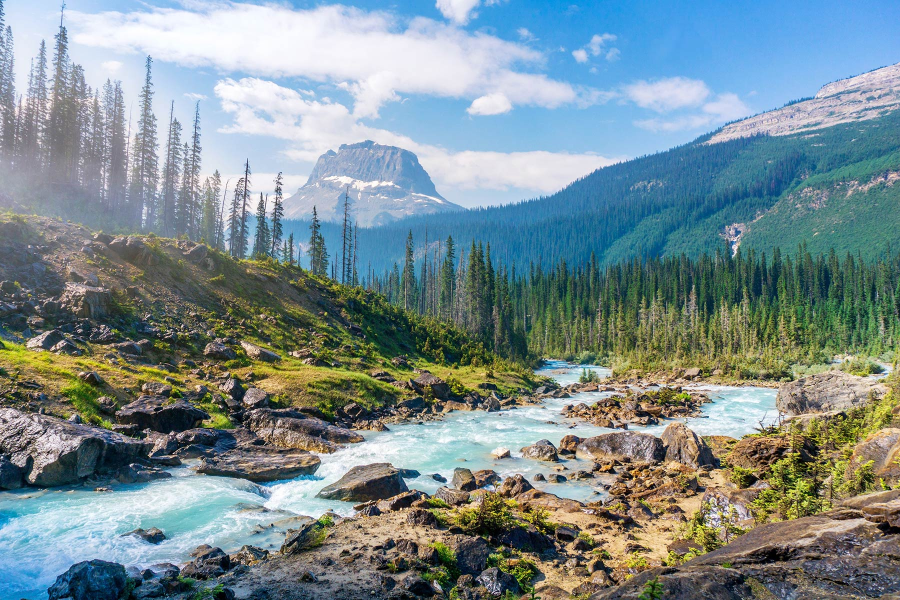
#> input picture nature.png, 1800 x 1200 px, found by its file name (shown at 1/2 size)
$ jupyter execute --allow-errors 'Arithmetic Operation.ipynb'
#> lines starting #> are read from the running program, lines starting #| are printed output that depends on the picture
Arithmetic Operation

[cell 1]
import numpy as np
import matplotlib.pyplot as plt
from PIL import Image

[cell 2]
image1 = Image.open('Images/nature.png').convert('L')
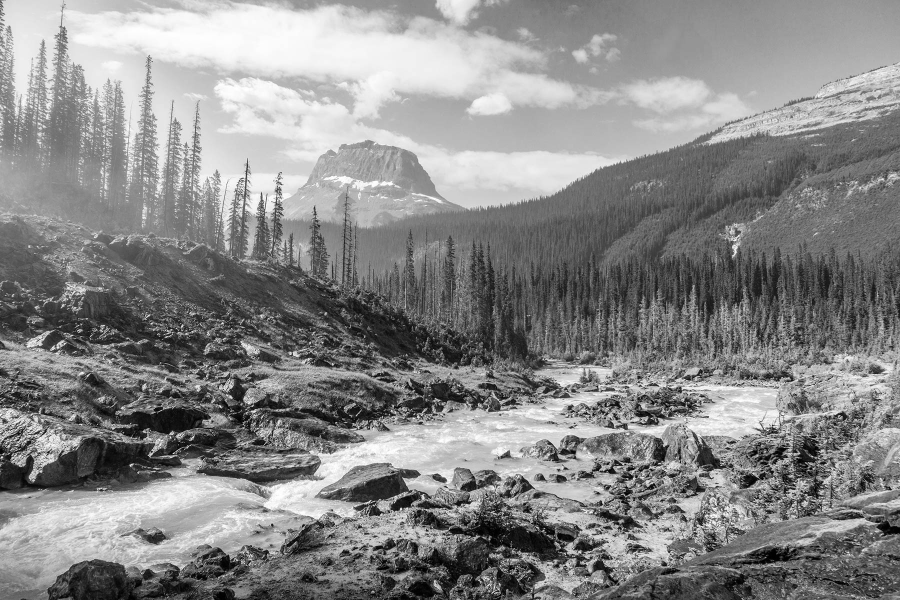
#> image1: PIL image 1800x1200 L (shown at 1/2 size); min 0, max 255, mean 136.4
image2 = Image.open('Images/himel.JPG').convert('L')
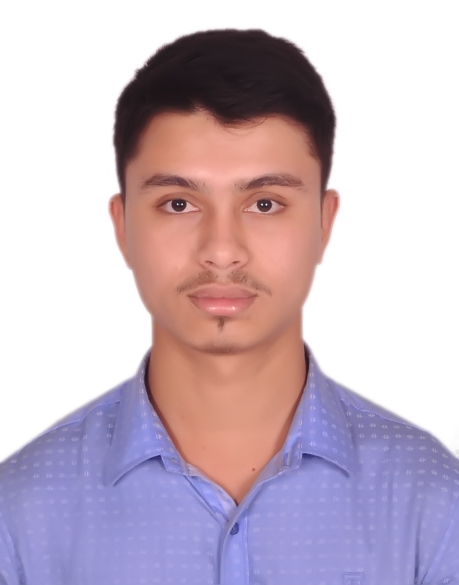
#> input picture himel.JPG, 459 x 585 px, found by its file name
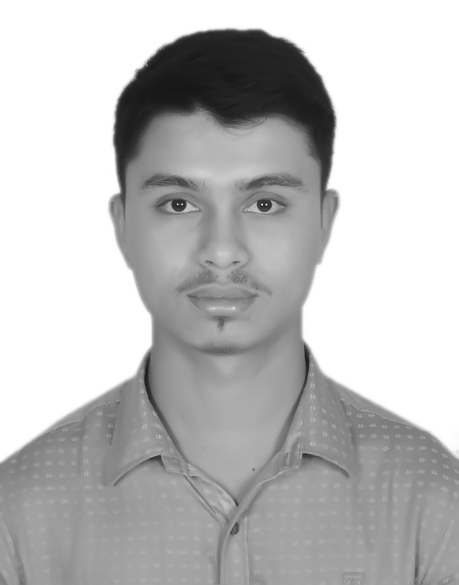
#> image2: PIL image 459x585 L; min 22, max 255, mean 189.7

image1_array = np.array(image1)
image2_array = np.array(image2)

if image1_array.shape != image2_array.shape:
    image2_array = np.array(image2.resize(image1.size))
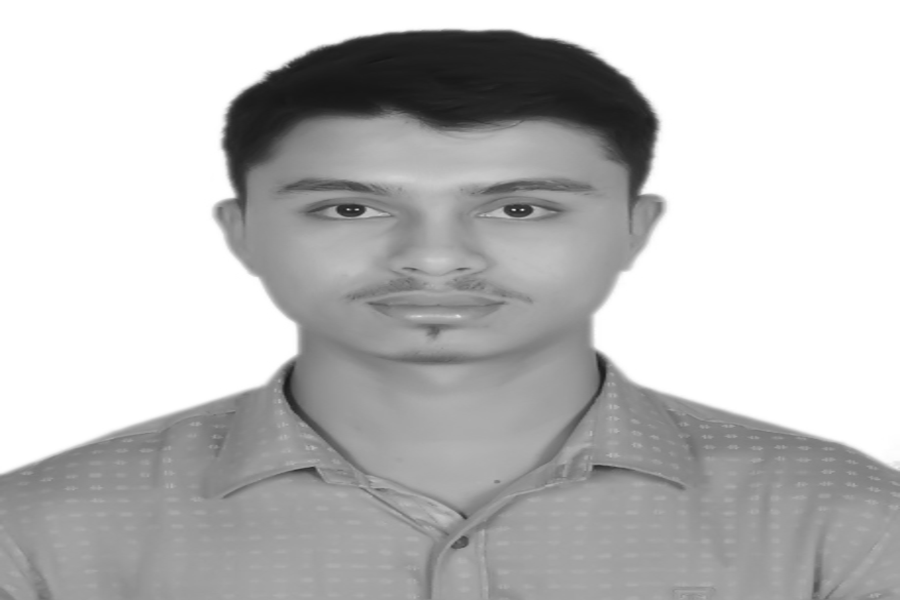
#> image2_array: shape (1200, 1800) (shown at 1/2 size); min 22, max 255, mean 189.7

# Addition

[cell 3]
result_array = np.clip(image1_array + image2_array, 0, 255).astype(np.uint8)
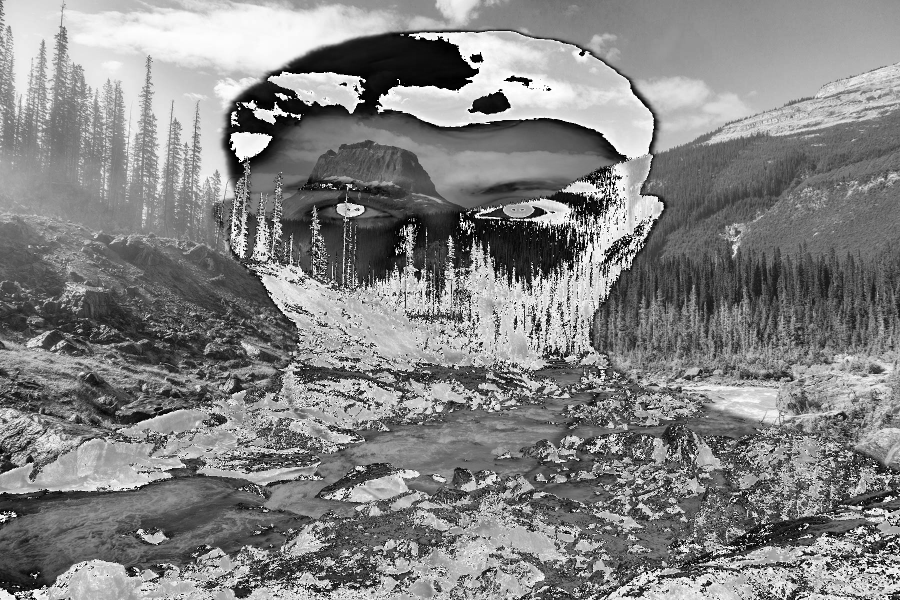
#> result_array: shape (1200, 1800) (shown at 1/2 size); min 0, max 255, mean 131.3
result_image = Image.fromarray(result_array)

# Display the original images and the result
plt.figure(figsize=(15, 5))

plt.subplot(1, 3, 1)
plt.imshow(image1_array, cmap='gray')
plt.title('Image 1')
plt.axis('off')

plt.subplot(1, 3, 2)
plt.imshow(image2_array, cmap='gray')
plt.title('Image 2')
plt.axis('off')

plt.subplot(1, 3, 3)
plt.imshow(result_image, cmap='gray')
plt.title('Image Addition Result')
plt.axis('off')

plt.show()

# Image Division

[cell 4]
epsilon = 1e-5
result_array = np.clip(image1_array / (image2_array + epsilon), 0, 255).astype(np.uint8)
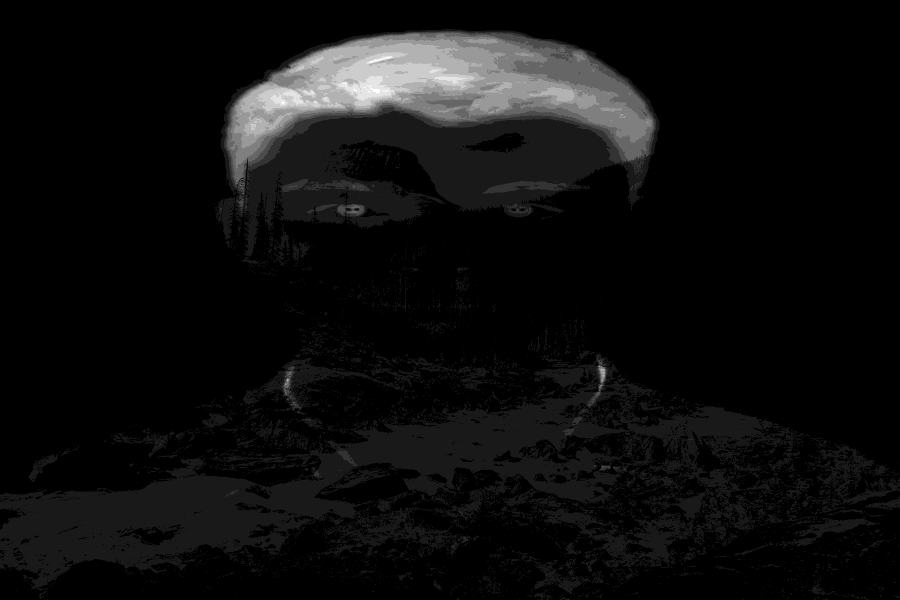
#> result_array: shape (1200, 1800) (shown at 1/2 size); min 0, max 10, mean 0.542; drawn with min black and max white
result_image = Image.fromarray(result_array)

# Display the original images and the result
plt.figure(figsize=(15, 5))

plt.subplot(1, 3, 1)
plt.imshow(image1_array, cmap='gray')
plt.title('Image 1')
plt.axis('off')

plt.subplot(1, 3, 2)
plt.imshow(image2_array, cmap='gray')
plt.title('Image 2')
plt.axis('off')

plt.subplot(1, 3, 3)
plt.imshow(result_image, cmap='gray')
plt.title('Image Division Result')
plt.axis('off')

plt.show()

#> (a cell that did not finish here is left out)

[cell 6]
import cv2

[cell 7]
result = cv2.bitwise_or(image1_array, image2_array)
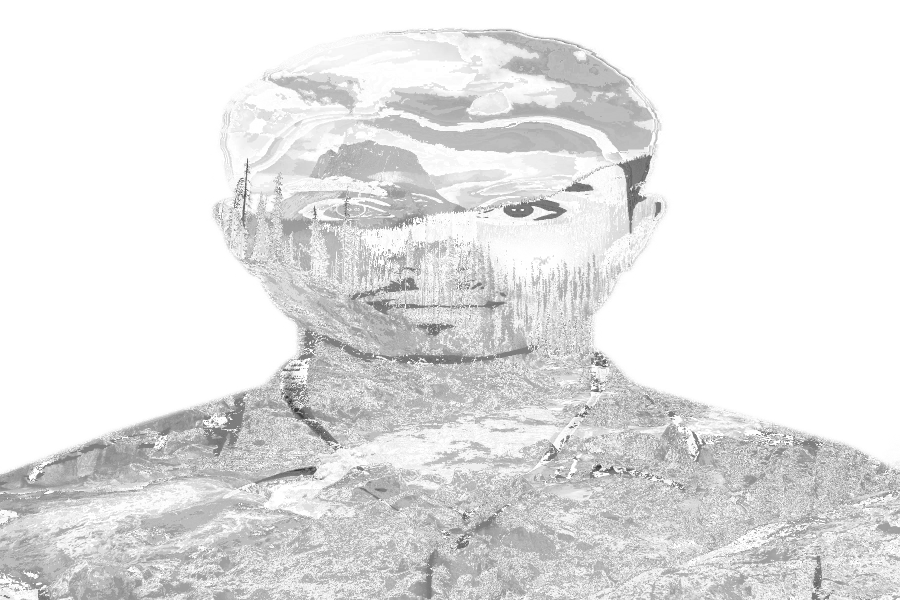
#> result: shape (1200, 1800) (shown at 1/2 size); min 39, max 255, mean 227.8

# Display the original images and the result
plt.figure(figsize=(15, 5))

plt.subplot(1, 3, 1)
plt.imshow(image1_array, cmap='gray')
plt.title('Image 1')
plt.axis('off')

plt.subplot(1, 3, 2)
plt.imshow(image2_array, cmap='gray')
plt.title('Image 2')
plt.axis('off')

plt.subplot(1, 3, 3)
plt.imshow(result, cmap='gray')
plt.title('Image BitWise OR Result')
plt.axis('off')

plt.show()

#> (a cell that did not finish here is left out)

[cell 9]
empty_image = np.zeros_like(image1_array)

for i in range(image1_array.shape[0]):
    for j in range(image1_array.shape[1]):
        empty_image[i, j] = image1_array[i, j] & image2_array[i, j] # And use &
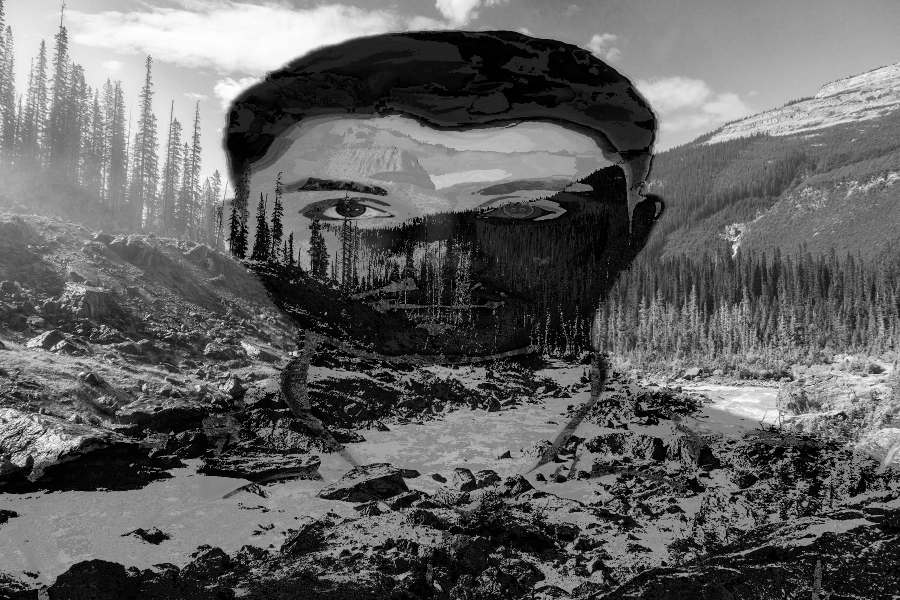
#> empty_image: shape (1200, 1800) (shown at 1/2 size); min 0, max 255, mean 98.4

plt.subplot(1, 3, 1)
plt.imshow(image1_array, cmap='gray')
plt.title('Image 1')
plt.axis('off')

plt.subplot(1, 3, 2)
plt.imshow(image2_array, cmap='gray')
plt.title('Image 2')
plt.axis('off')

plt.subplot(1, 3, 3)
plt.imshow(empty_image, cmap='gray')
plt.title('Image BitWise OR Result')
plt.axis('off')

plt.show()
